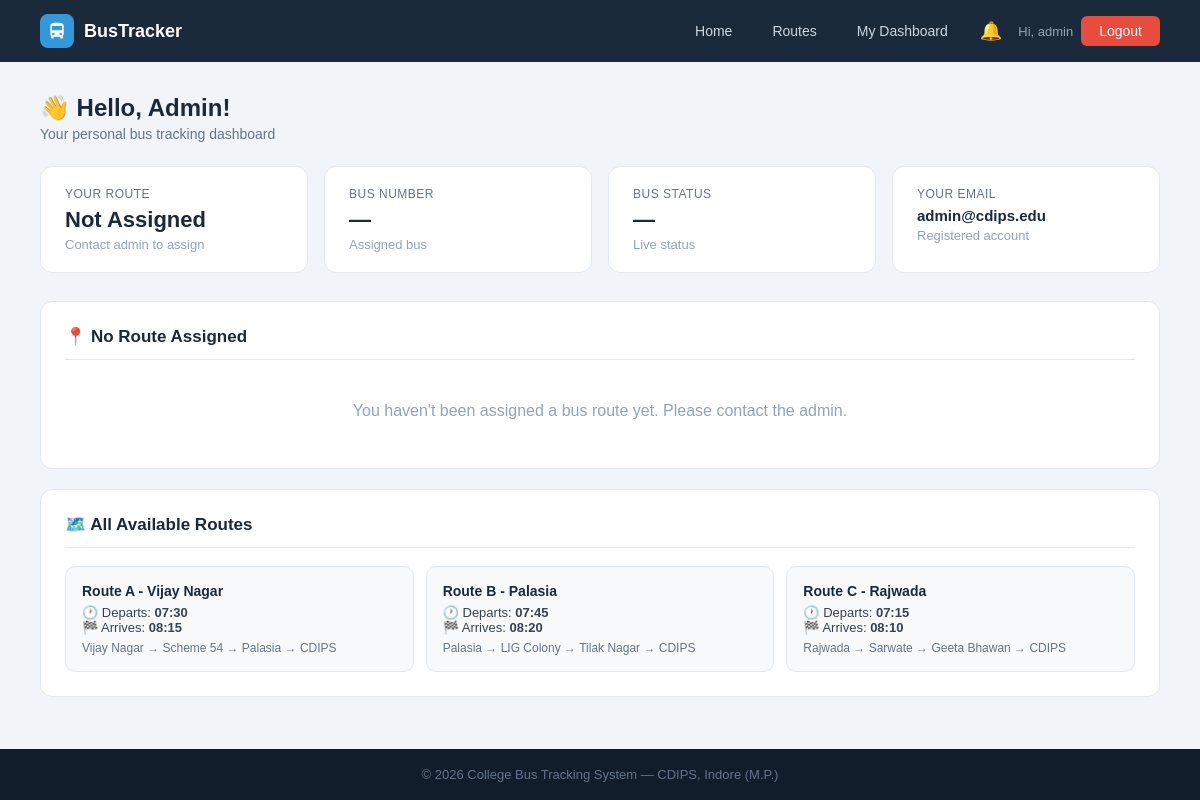
Before: /dashboard (signed in) with the older database file.
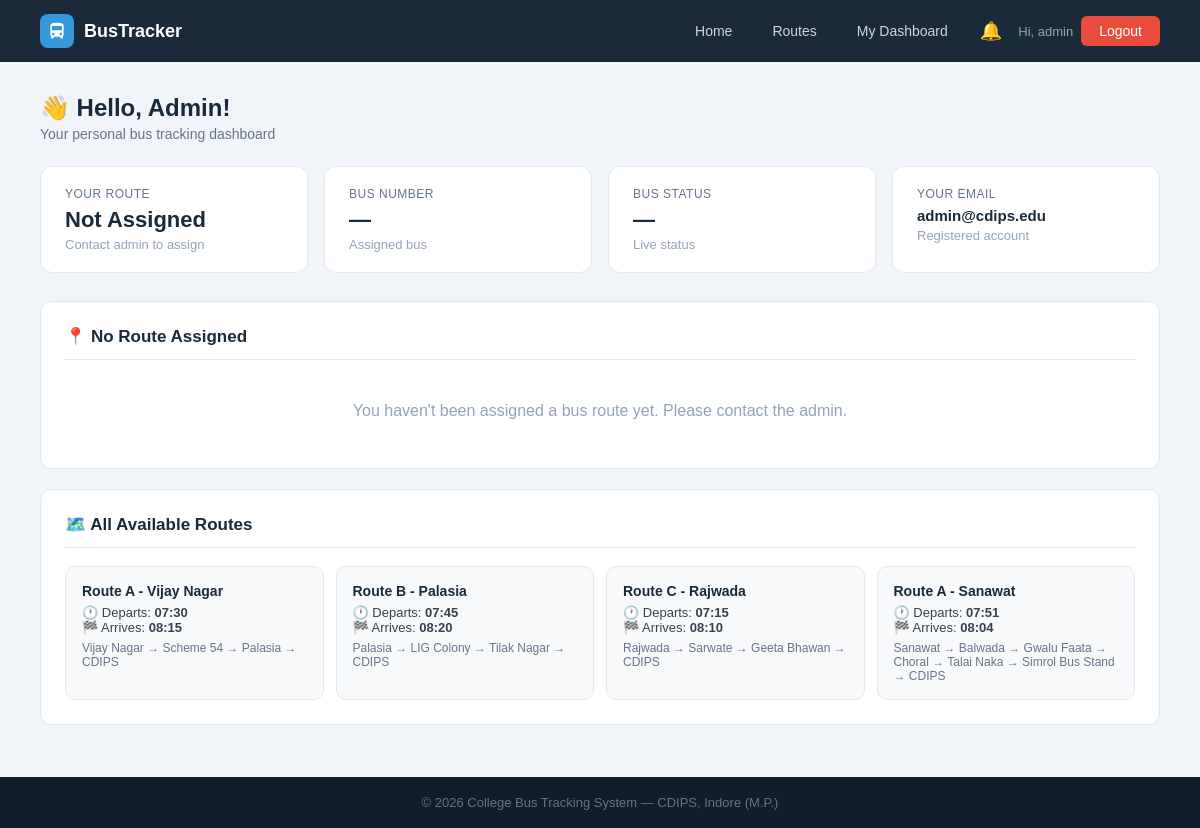
After: the same page with the newer database file.
### tables this page shows
CREATE TABLE routes (
        id INTEGER PRIMARY KEY AUTOINCREMENT,
        route_name TEXT NOT NULL, bus_id INTEGER,
        start_point TEXT, end_point TEXT,
        departure_time TEXT, arrival_time TEXT, stops TEXT, original_bus_id INTEGER,
        FOREIGN KEY(bus_id) REFERENCES buses(id));

### app.py (the view)
@app.route('/dashboard')
@login_required
def dashboard():
    db = get_db()
    user = db.execute("SELECT * FROM users WHERE id=?", (session['student']['id'],)).fetchone()
    my_route = None
    if user['route_id']:
        my_route = db.execute('''SELECT r.*,b.bus_number,b.driver_name,b.driver_phone,b.driver_address,b.status
                                 FROM routes r LEFT JOIN buses b ON r.bus_id=b.id
                                 WHERE r.id=?''', (user['route_id'],)).fetchone()
    all_routes = db.execute("SELECT * FROM routes").fetchall()
    db.close(); return render_template('dashboard.html', user=user, my_route=my_route, all_routes=all_routes)

### app.py (called while the page is built)
def get_db():
    conn = sqlite3.connect(DB)
    conn.row_factory = sqlite3.Row
    return conn

def login_required(f):
    @wraps(f)
    def dec(*a, **kw):
        if 'student' not in session:
            flash('Please login first.', 'error')
            return redirect(url_for('student_login'))
        return f(*a, **kw)
    return dec

@app.context_processor
def inject_notifications():
    if 'student' in session:
        student_id = session['student']['id']
        db = get_db()
        notifs = db.execute(
            "SELECT * FROM notifications WHERE user_id=? ORDER BY created_at DESC LIMIT 10",
            (student_id,)
        ).fetchall()
        unread = db.execute(
            "SELECT COUNT(*) FROM notifications WHERE user_id=? AND is_read=0",
            (student_id,)
        ).fetchone()[0]
        db.close()
        return dict(notifications=notifs, unread_count=unread)
    return dict(notifications=[], unread_count=0)

### templates/dashboard.html (shortened to what the changed rows need)
{% extends "base.html" %}
{% block content %}
<div class="page">
    <div class="page-header">
        <h1>👋 Hello, {{ user.name }}!</h1>
    </div>
    {% if my_route %}
    <div class="panel">
        <h2>🚌 My Bus Details</h2>
        <div class="info-row"><span class="key">Bus Number</span><span class="val">{{ my_route.bus_number }}</span></div>
        <div class="info-row"><span class="key">Driver Name</span><span class="val">{{ my_route.driver_name }}</span></div>
        <div class="info-row"><span class="key">Driver Phone</span><span class="val">{{ my_route.driver_phone or 'N/A' }}</span></div>
        <div class="info-row"><span class="key">Driver Address</span><span class="val">{{ my_route.driver_address or 'N/A' }}</span></div>
        <div class="info-row"><span class="key">Departure Time</span><span class="val">{{ my_route.departure_time }}</span></div>
        <div class="info-row"><span class="key">Arrival Time</span><span class="val">{{ my_route.arrival_time }}</span></div>
        <div class="info-row"><span class="key">From → To</span><span class="val">{{ my_route.start_point }} → {{ my_route.end_point }}</span></div>
        <div style="margin-top:14px">
            <div style="font-size:13px;color:#64748b;margin-bottom:8px;font-weight:bold">STOPS</div>
            <div class="stops-list">
                {% for stop in my_route.stops.split('→') %}
                <span class="stop-chip">{{ stop.strip() }}</span>
                {% endfor %}
            </div>
        </div>
    </div>
    <div class="panel">
        <h2>📍 Route Map — {{ my_route.route_name }}</h2>
        <p style="font-size:13px;color:#64748b;margin-bottom:12px;">
            🚌 <b>{{ my_route.bus_number }}</b> &nbsp;|&nbsp;
            👤 Driver: <b>{{ my_route.driver_name }}</b> &nbsp;|&nbsp;
            🕐 Departs: <b>{{ my_route.departure_time }}</b>
        </p>
        <div id="busMap" style="height:380px;border-radius:12px;border:1px solid #e2e8f0;z-index:1;"></div>
        <div style="margin-top:14px;display:flex;align-items:center;gap:8px;flex-wrap:wrap;">
            <span style="font-size:12px;color:#64748b;font-weight:600;">ROUTE STOPS:</span>
            {% set stop_list = my_route.stops.split('→') %}
            {% for stop in stop_list %}
            <span style="display:inline-flex;align-items:center;gap:4px;background:#eff6ff;color:#1d4ed8;padding:3px 10px;border-radius:20px;font-size:12px;font-weight:500;">
                {% if loop.first %}🟢{% elif loop.last %}🏁{% else %}📍{% endif %}
                {{ stop.strip() }}
            </span>
            {% if not loop.last %}
            <span style="color:#94a3b8;font-size:12px;">→</span>
            {% endif %}
            {% endfor %}
        </div>
    </div>
    <link rel="stylesheet" href="https://unpkg.com/leaflet@1.9.4/dist/leaflet.css"/>
    <script src="https://unpkg.com/leaflet@1.9.4/dist/leaflet.js"></script>
    <script>
    // ── Stop coordinates for Indore routes ──────────────────────
    // Known stop locations in Indore (lat, lng)
    const stopCoords = {
        "vijay nagar":    [22.7534, 75.8937],
        "scheme 54":      [22.7400, 75.8800],
        "palasia":        [22.7239, 75.8676],
        "cdips":          [22.6900, 75.8300],
        "cdips college":  [22.6900, 75.8300],
        "rajwada":        [22.7196, 75.8577],
        "sarwate":        [22.7150, 75.8490],
        "geeta bhawan":   [22.7310, 75.8720],
        "lig colony":     [22.7350, 75.8600],
        "tilak nagar":    [22.7280, 75.8750],
        "indore":         [22.7196, 75.8577],
    };
    // Default center: Indore
    var defaultLat = 22.7196, defaultLng = 75.8577;
    // Parse stops from Jinja
    var stopsRaw = {{ my_route.stops | tojson }};
    var stopNames = stopsRaw.split('→').map(s => s.trim());
    // Build coordinate array for each stop
    var coords = [];
    stopNames.forEach(function(name) {
        var key = name.toLowerCase();
        if (stopCoords[key]) {
            coords.push({ name: name, lat: stopCoords[key][0], lng: stopCoords[key][1] });
        } else {
            // If stop not in dict, use Indore center with small offset
            coords.push({ name: name, lat: defaultLat + (coords.length * 0.005), lng: defaultLng + (coords.length * 0.005) });
        }
    });
    // ── Initialize Map ──────────────────────────────────────────
    var centerLat = coords.length > 0 ? coords[0].lat : defaultLat;
    var centerLng = coords.length > 0 ? coords[0].lng : defaultLng;
    var map = L.map('busMap').setView([centerLat, centerLng], 13);
    // OpenStreetMap tiles (free, no API key)
    L.tileLayer('https://{s}.tile.openstreetmap.org/{z}/{x}/{y}.png', {
        attribution: '© <a href="https://www.openstreetmap.org/copyright">OpenStreetMap</a>',
        maxZoom: 19
    }).addTo(map);
    // ── Custom Bus Icon ─────────────────────────────────────────
    var busIcon = L.divIcon({
        html: '<div style="font-size:28px;line-height:1;">🚌</div>',
        iconSize: [36, 36],
        iconAnchor: [18, 18],
        className: ''
    });
    var startIcon = L.divIcon({
        html: '<div style="font-size:22px;line-height:1;">🟢</div>',
        iconSize: [28, 28],
        iconAnchor: [14, 14],
        className: ''
    });
    var endIcon = L.divIcon({
        html: '<div style="font-size:22px;line-height:1;">🏁</div>',
        iconSize: [28, 28],
        iconAnchor: [14, 14],
        className: ''
    });
    var stopIcon = L.divIcon({
        html: '<div style="font-size:18px;line-height:1;">📍</div>',
        iconSize: [24, 24],
        iconAnchor: [12, 12],
        className: ''
    });
    // ── Add markers for each stop ───────────────────────────────
    var latLngs = [];
    coords.forEach(function(stop, i) {
        var icon = (i === 0) ? startIcon : (i === coords.length - 1) ? endIcon : stopIcon;
        var label = (i === 0) ? '🟢 START' : (i === coords.length - 1) ? '🏁 END' : '📍 Stop ' + (i);
        L.marker([stop.lat, stop.lng], { icon: icon })
         .addTo(map)
         .bindPopup(
            '<b>' + label + '</b><br>' + stop.name,
            { maxWidth: 200 }
         );
        latLngs.push([stop.lat, stop.lng]);
    });
    // ── Draw route polyline ─────────────────────────────────────
    if (latLngs.length > 1) {
        L.polyline(latLngs, {
            color: '#3498db',
            weight: 4,
            opacity: 0.8,
            dashArray: '8, 6'
        }).addTo(map);
        // Fit map to show all stops
        map.fitBounds(latLngs, { padding: [40, 40] });
    }
    // ── Animated bus marker on route ───────────────────────────
    {% if my_route.status == 'active' %}
    // Show bus icon at midpoint of route (simulate position)
    if (coords.length >= 2) {
        var midIndex = Math.floor(coords.length / 2);
        var busLat = coords[midIndex].lat + 0.002;
        var busLng = coords[midIndex].lng + 0.002;
        L.marker([busLat, busLng], { icon: busIcon })
         .addTo(map)
         .bindPopup(
            '<b>🚌 {{ my_route.bus_number }}</b><br>' +
            '👤 {{ my_route.driver_name }}<br>' +
            '📞 {{ my_route.driver_phone or "N/A" }}<br>' +
            '<span style="color:#27ae60;font-weight:bold;">● ACTIVE</span>',
            { maxWidth: 220 }
         )
         .openPopup();
    }
    {% endif %}
    </script>
    {% else %}
    <div class="panel">
        <h2>📍 No Route Assigned</h2>
    </div>
    {% endif %}
    <div class="panel">
        <h2>🗺️ All Available Routes</h2>
        <div class="route-grid">
            {% for r in all_routes %}
            <div class="route-mini-card">
                <strong>{{ r.route_name }}</strong>
                <div>🕐 Departs: <b>{{ r.departure_time }}</b></div>
                <div>🏁 Arrives: <b>{{ r.arrival_time }}</b></div>
                <div style="margin-top:6px;color:#64748b;font-size:12px">{{ r.stops }}</div>
            </div>
            {% endfor %}
        </div>
    </div>
</div>
{% endblock %}

Changed rows visible on the page:
added routes: route_name "Route A - Sanawat", departure_time "07:51", arrival_time "08:04", stops "Sanawat → Balwada → Gwalu Faata → Choral → Talai Naka → Simrol Bus Stand → CDIPS"
